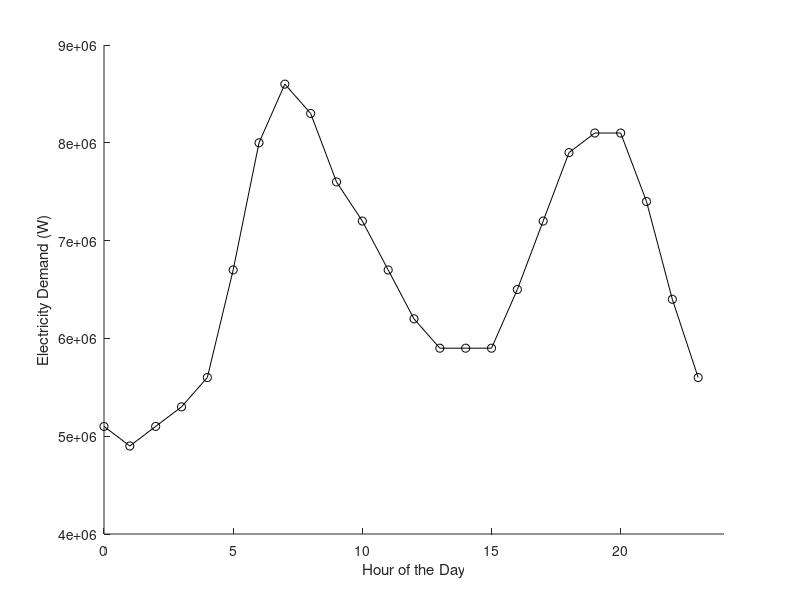

Here is the MATLAB script that generated this plot: (Note: this script raises an error after producing the figure.)
clear;
close all;
clc;
addpath(genpath('pvlib'));
%for a typical electrical demand on day in Oct
hour = linspace(0,23,24);
demand=[5.1 4.9 5.1 5.3 5.6 6.7 8.0 8.6 8.3 7.6 7.2 6.7 6.2 5.9 5.9 5.9 6.5 7.2 7.9 8.1 8.1 7.4 6.4 5.6]*10^6; %W

fig = figure('units','inch','position',[5,5,6,5]);
hold on
plot(hour, demand, 'ko-')
xlabel('Hour of the Day')
ylabel('Electricity Demand (W)')
xlim([0,24])
hold off
print(fig,'Demand Vs. Time.png','-dpng','-r800');

%% Q1

peak_d = max(demand); % peak demand

% Nominal Capacity (Monthly)-31 days in Oct
diesel_nomcap = peak_d % Diesel ; eql to peak load on a typical day

btry=[sum(demand(20:end)) sum(demand(1:8))]; %Battery ; nighttime energy use 
battery_nomcap = max(btry)

% For solar Capacity
SurfTilt=10;
SurfAz=180;
TMYData=pvl_readtmy3('725905TYA.csv'); %Ukiah, CA site
TimeMatlab = TMYData.DateNumber;
Time = pvl_maketimestruct(TimeMatlab, ones(size(TimeMatlab))*TMYData.SiteTimeZone);
dayofyear = pvl_date2doy(Time.year, Time.month, Time.day);
DNI = TMYData.DNI; % Read in for comparison with results
DHI = TMYData.DHI; % Read in for comparison with results
GHI = TMYData.GHI;
Location = pvl_makelocationstruct(TMYData.SiteLatitude,TMYData.SiteLongitude,...
TMYData.SiteElevation); %Altitude is optional
pressure= TMYData.Pressure*100; %Convert pressure from mbar to Pa
[SunAz, SunEl, ApparentSunEl, SolarTime] = pvl_ephemeris(Time, Location);
SunZen=90-ApparentSunEl;
AM= pvl_relativeairmass(SunZen);
AMa=pvl_absoluteairmass(AM,pressure);

HExtra = pvl_extraradiation(dayofyear);
Ediffsky = pvl_perez(SurfTilt, SurfAz, DHI, DNI, HExtra, SunZen, SunAz, AMa);

ro_g = 0.2;
AOI = pvl_getaoi(SurfTilt, SurfAz, SunZen, SunAz);
Eb=0*AOI;
Eb(AOI<90)=DNI(AOI<90).*cosd(AOI(AOI<90));
GHI(isnan(GHI))=0;
Ediffground=pvl_grounddiffuse(SurfTilt, GHI, ro_g);
oct=6553:1:7296;

%POA
POA=Eb + Ediffsky + Ediffground;
Ediff=Ediffsky+Ediffground;
%for oct
doy=274:1:304;
POA=POA(oct); %actual generation in Oct

%monthly demand
Oct_demand = sum(demand)*31 %W

%Solar panel
DBfile = 'SandiaModuleDatabase_20120925.xlsx';
Module = pvl_sapmmoduledb(124, DBfile);


Tamb=TMYData.DryBulb(oct);
windspeed=TMYData.Wspd(oct);
a=Module.a_wind;
b=Module.b_wind;
deltaT=Module.delT;

Ee=POA*.98/1000;
Tcell = pvl_sapmcelltemp(Ee, 1000, a, b, windspeed, Tamb, deltaT);
Result = pvl_sapm(Module, Ee, Tcell);

%change MS and MP to get slr to equal Oct_damand, 5000 panels
MS=100; % #module in series
MP=50; % # number of parallel strings 

Vdc=MS*Result.Vmp;
Vdc(Vdc<0)=0;
Idc=MP*Result.Imp;
Pdc=(Vdc.*Idc);
load 'SandiaInverterDatabaseSAM2014.1.14.mat';
Inverter = SNLInverterDB(441);

Pac=pvl_snlinverter(Inverter,Vdc,Pdc);
Pac(Pac<0)=0;
Oct_solar_generation=exsum(Pac)
max_solarPwr=max(Pac);

Solar_array_nomcap = 10^6
Solar_arrays_req = ceil((Oct_demand/Oct_solar_generation))

%% Q2

demand_during_outages = sum(demand) * 20/30;
investment_cost = demand_during_outages / 1000 * 550;
OnM_cost = 0.012 * 1000 * demand_during_outages / 12;
fuel_cost = demand_during_outages * 24 * 20 / 1000 * 0.10 * 3.96;
diesel_cost = investment_cost + OnM_cost + fuel_cost

